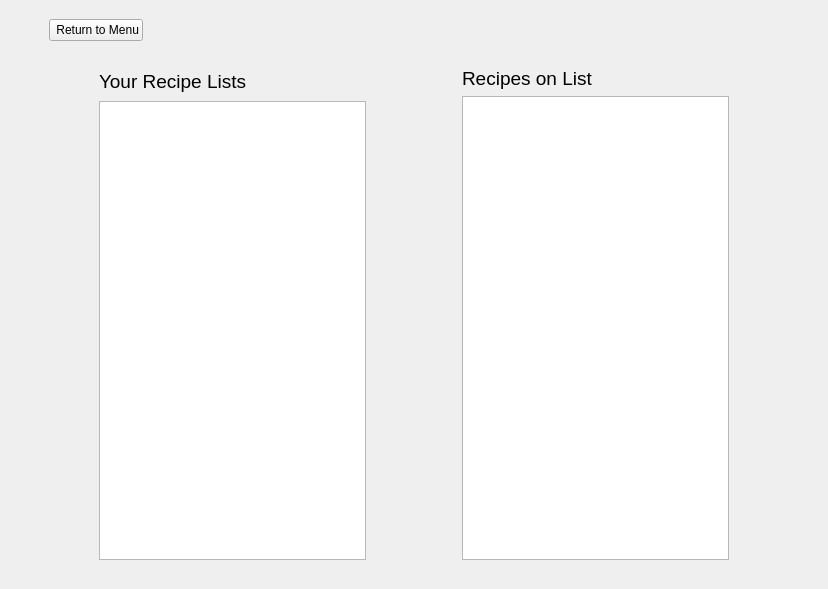
<?xml version="1.0" encoding="UTF-8"?>
<ui version="4.0">
 <class>ManageLists</class>
 <widget class="QMainWindow" name="ManageLists">
  <property name="geometry">
   <rect>
    <x>0</x>
    <y>0</y>
    <width>828</width>
    <height>589</height>
   </rect>
  </property>
  <property name="windowTitle">
   <string>Arugula Project - Manage Lists</string>
  </property>
  <property name="windowIcon">
   <iconset>
    <normaloff>../images/Arugula.svg</normaloff>../images/Arugula.svg</iconset>
  </property>
  <widget class="QWidget" name="centralwidget">
   <layout class="QVBoxLayout" name="verticalLayout_3">
    <item>
     <spacer name="verticalSpacer_3">
      <property name="orientation">
       <enum>Qt::Vertical</enum>
      </property>
      <property name="sizeType">
       <enum>QSizePolicy::Maximum</enum>
      </property>
      <property name="sizeHint" stdset="0">
       <size>
        <width>20</width>
        <height>10</height>
       </size>
      </property>
     </spacer>
    </item>
    <item>
     <layout class="QHBoxLayout" name="horizontalLayout_4">
      <item>
       <spacer name="horizontalSpacer_6">
        <property name="orientation">
         <enum>Qt::Horizontal</enum>
        </property>
        <property name="sizeType">
         <enum>QSizePolicy::Minimum</enum>
        </property>
        <property name="sizeHint" stdset="0">
         <size>
          <width>40</width>
          <height>20</height>
         </size>
        </property>
       </spacer>
      </item>
      <item>
       <widget class="QPushButton" name="btnMainMenu">
        <property name="minimumSize">
         <size>
          <width>0</width>
          <height>0</height>
         </size>
        </property>
        <property name="text">
         <string> Return to Menu</string>
        </property>
        <property name="icon">
         <iconset>
          <normaloff>../images/return.svg</normaloff>../images/return.svg</iconset>
        </property>
        <property name="iconSize">
         <size>
          <width>12</width>
          <height>12</height>
         </size>
        </property>
       </widget>
      </item>
      <item>
       <spacer name="horizontalSpacer_4">
        <property name="orientation">
         <enum>Qt::Horizontal</enum>
        </property>
        <property name="sizeType">
         <enum>QSizePolicy::Expanding</enum>
        </property>
        <property name="sizeHint" stdset="0">
         <size>
          <width>40</width>
          <height>20</height>
         </size>
        </property>
       </spacer>
      </item>
     </layout>
    </item>
    <item>
     <spacer name="verticalSpacer">
      <property name="orientation">
       <enum>Qt::Vertical</enum>
      </property>
      <property name="sizeType">
       <enum>QSizePolicy::Minimum</enum>
      </property>
      <property name="sizeHint" stdset="0">
       <size>
        <width>20</width>
        <height>20</height>
       </size>
      </property>
     </spacer>
    </item>
    <item>
     <layout class="QHBoxLayout" name="horizontalLayout_3">
      <item>
       <spacer name="horizontalSpacer_5">
        <property name="orientation">
         <enum>Qt::Horizontal</enum>
        </property>
        <property name="sizeType">
         <enum>QSizePolicy::Minimum</enum>
        </property>
        <property name="sizeHint" stdset="0">
         <size>
          <width>90</width>
          <height>20</height>
         </size>
        </property>
       </spacer>
      </item>
      <item>
       <layout class="QVBoxLayout" name="verticalLayout_2">
        <item>
         <layout class="QHBoxLayout" name="horizontalLayout">
          <item>
           <widget class="QLabel" name="lblYourRecipeLists">
            <property name="font">
             <font>
              <pointsize>14</pointsize>
             </font>
            </property>
            <property name="text">
             <string>Your Recipe Lists</string>
            </property>
           </widget>
          </item>
          <item>
           <spacer name="horizontalSpacer_3">
            <property name="orientation">
             <enum>Qt::Horizontal</enum>
            </property>
            <property name="sizeHint" stdset="0">
             <size>
              <width>18</width>
              <height>28</height>
             </size>
            </property>
           </spacer>
          </item>
          <item>
           <widget class="QPushButton" name="btnNewList">
            <property name="toolTip">
             <string>New List</string>
            </property>
            <property name="text">
             <string/>
            </property>
            <property name="icon">
             <iconset>
              <normaloff>../images/add_icon.svg</normaloff>../images/add_icon.svg</iconset>
            </property>
            <property name="iconSize">
             <size>
              <width>20</width>
              <height>20</height>
             </size>
            </property>
            <property name="flat">
             <bool>true</bool>
            </property>
           </widget>
          </item>
          <item>
           <widget class="QPushButton" name="btnDeleteList">
            <property name="toolTip">
             <string>Delete list</string>
            </property>
            <property name="text">
             <string/>
            </property>
            <property name="icon">
             <iconset>
              <normaloff>../images/delete_icon.svg</normaloff>../images/delete_icon.svg</iconset>
            </property>
            <property name="iconSize">
             <size>
              <width>20</width>
              <height>20</height>
             </size>
            </property>
            <property name="flat">
             <bool>true</bool>
            </property>
           </widget>
          </item>
         </layout>
        </item>
        <item>
         <widget class="QListWidget" name="listWidget_2">
          <property name="minimumSize">
           <size>
            <width>250</width>
            <height>400</height>
           </size>
          </property>
          <property name="toolTip">
           <string>Recipe lists</string>
          </property>
         </widget>
        </item>
       </layout>
      </item>
      <item>
       <spacer name="horizontalSpacer">
        <property name="orientation">
         <enum>Qt::Horizontal</enum>
        </property>
        <property name="sizeType">
         <enum>QSizePolicy::Minimum</enum>
        </property>
        <property name="sizeHint" stdset="0">
         <size>
          <width>90</width>
          <height>20</height>
         </size>
        </property>
       </spacer>
      </item>
      <item>
       <layout class="QVBoxLayout" name="verticalLayout">
        <item>
         <layout class="QHBoxLayout" name="horizontalLayout_2">
          <item>
           <widget class="QLabel" name="lblRecipesOnList">
            <property name="font">
             <font>
              <pointsize>14</pointsize>
             </font>
            </property>
            <property name="text">
             <string>Recipes on List</string>
            </property>
           </widget>
          </item>
          <item>
           <spacer name="horizontalSpacer_2">
            <property name="orientation">
             <enum>Qt::Horizontal</enum>
            </property>
            <property name="sizeHint" stdset="0">
             <size>
              <width>68</width>
              <height>18</height>
             </size>
            </property>
           </spacer>
          </item>
          <item>
           <widget class="QPushButton" name="btnEditList">
            <property name="toolTip">
             <string>Edit list</string>
            </property>
            <property name="text">
             <string/>
            </property>
            <property name="icon">
             <iconset>
              <normaloff>../images/edit.svg</normaloff>../images/edit.svg</iconset>
            </property>
            <property name="iconSize">
             <size>
              <width>20</width>
              <height>20</height>
             </size>
            </property>
            <property name="flat">
             <bool>true</bool>
            </property>
           </widget>
          </item>
         </layout>
        </item>
        <item>
         <widget class="QListWidget" name="listWidget">
          <property name="minimumSize">
           <size>
            <width>250</width>
            <height>400</height>
           </size>
          </property>
          <property name="toolTip">
           <string>Ingredients for selected list</string>
          </property>
         </widget>
        </item>
       </layout>
      </item>
      <item>
       <spacer name="horizontalSpacer_7">
        <property name="orientation">
         <enum>Qt::Horizontal</enum>
        </property>
        <property name="sizeType">
         <enum>QSizePolicy::Minimum</enum>
        </property>
        <property name="sizeHint" stdset="0">
         <size>
          <width>90</width>
          <height>20</height>
         </size>
        </property>
       </spacer>
      </item>
     </layout>
    </item>
    <item>
     <spacer name="verticalSpacer_2">
      <property name="orientation">
       <enum>Qt::Vertical</enum>
      </property>
      <property name="sizeType">
       <enum>QSizePolicy::Maximum</enum>
      </property>
      <property name="sizeHint" stdset="0">
       <size>
        <width>20</width>
        <height>20</height>
       </size>
      </property>
     </spacer>
    </item>
   </layout>
  </widget>
 </widget>
 <resources/>
 <connections/>
</ui>
